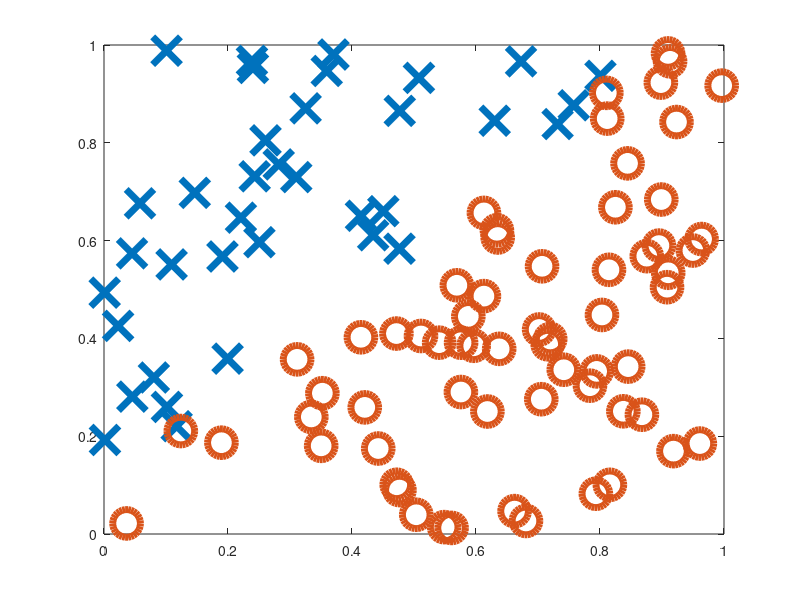

Reproduce this figure in MATLAB. (Note: this script raises an error after producing the figure.)
% Question 3(a)
% This script runs the perceptron learning algorithm on random training data
% We plot the resulting classifications on the x1,x2 plane
% The number of iterations and the test error is printed to the console

% Notation
% N: Number of (training) feature vectors
% M: Number of (test) feature vectors
% X: 2xN matrix containing N 2-dimensional feature vectors
% y: Nx1 binary classification values 

% Perceptron      -> x2 = a*x1 + b;
% True Classifier -> x2 = 1*x1 + c;

clear
close all
rng('default')

% Initialise parameters
N = 100;
y = zeros(N,1);
c = 0.1;
M = 1e5;

% Generate Training Data
X = rand(2,N);
logical = (X(2,:) - X(1,:) - c > 0)';
y(logical==true) = 1;  
y(logical==false) = -1;   

% Plot Training Data
figure(1)
classAbove = find(y== 1);
classBelow = find(y==-1);
plot(X(1,classAbove), X(2,classAbove), 'x', 'MarkerSize', 20, 'LineWidth', 5);
hold on
plot(X(1,classBelow), X(2,classBelow), 'o', 'MarkerSize', 20, 'LineWidth', 5);

% Find optimal weights
[wOpt, iter] = perceptron(X,y);
b = -wOpt(1)/wOpt(3);
a = -wOpt(2)/wOpt(3);

% Empirically calculate the test error
testErrProb = calcError(M,wOpt,c);

% Print results to console
fprintf('N= %d; iter= %d; err= %3.3f%%\n' , N, iter, 100*testErrProb);

% Plot line defined by the vector w
t = 0:0.01:1;
trueLine = t + c;
perceptronLine = a*t + b;

p1 = plot(t, trueLine, '--k' ,'Linewidth', 3);                              % true separator
p2 = plot(t, a*t + b, 'Color', [ 0.4660 0.6740 0.1880] ,'Linewidth', 5);    % perceptron separator

% Figure options
title('The Perceptron Learning Algorithm; N=100','FontSize',46);
xlabel('x_{1}','FontSize',36);
ylabel('x_{2}','FontSize',36);
legend([p1 p2],'true separator','perceptron separator','Location','southeast');
grid on
grid minor
set(gca,'fontsize',32);
xlim([0 1]);ylim([0 1])
h = fill([t, fliplr(t)], [perceptronLine, fliplr(trueLine)], 'y');
set(h,'facealpha',.5)
%patch([t fliplr(t)], [perceptronLine,fliplr(trueLine)],'y')
